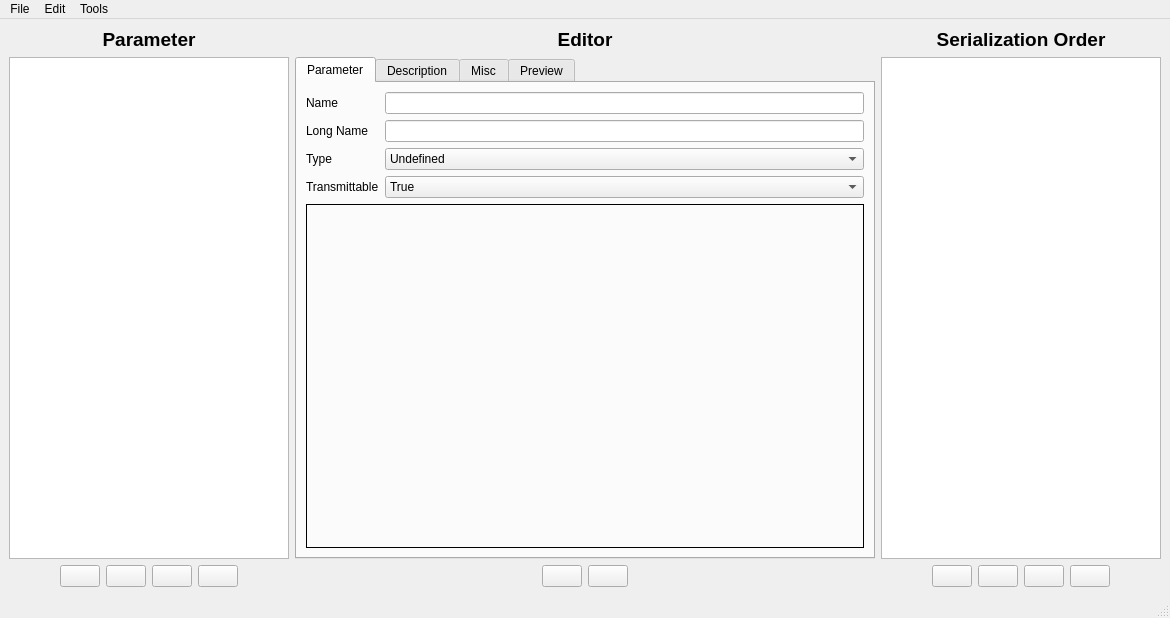
<?xml version="1.0" encoding="UTF-8"?>
<ui version="4.0">
 <class>ParameterEditor</class>
 <widget class="QMainWindow" name="ParameterEditor">
  <property name="geometry">
   <rect>
    <x>0</x>
    <y>0</y>
    <width>1170</width>
    <height>618</height>
   </rect>
  </property>
  <property name="windowTitle">
   <string>FOCBOX Parameter Editor</string>
  </property>
  <property name="windowIcon">
   <iconset resource="res.qrc">
    <normaloff>:/res/icons/Horizontal Settings Mixer-96.png</normaloff>:/res/icons/Horizontal Settings Mixer-96.png</iconset>
  </property>
  <widget class="QWidget" name="centralwidget">
   <layout class="QHBoxLayout" name="horizontalLayout_6" stretch="0,1,0">
    <item>
     <layout class="QVBoxLayout" name="verticalLayout_2">
      <item>
       <widget class="QLabel" name="label">
        <property name="text">
         <string>&lt;html&gt;&lt;head/&gt;&lt;body&gt;&lt;p&gt;&lt;span style=&quot; font-size:14pt; font-weight:600;&quot;&gt;Parameter&lt;/span&gt;&lt;/p&gt;&lt;/body&gt;&lt;/html&gt;</string>
        </property>
        <property name="alignment">
         <set>Qt::AlignCenter</set>
        </property>
       </widget>
      </item>
      <item>
       <widget class="QListWidget" name="paramList">
        <property name="minimumSize">
         <size>
          <width>280</width>
          <height>0</height>
         </size>
        </property>
        <property name="maximumSize">
         <size>
          <width>280</width>
          <height>16777215</height>
         </size>
        </property>
       </widget>
      </item>
      <item>
       <layout class="QHBoxLayout" name="horizontalLayout">
        <item>
         <spacer name="horizontalSpacer_3">
          <property name="orientation">
           <enum>Qt::Horizontal</enum>
          </property>
          <property name="sizeHint" stdset="0">
           <size>
            <width>40</width>
            <height>20</height>
           </size>
          </property>
         </spacer>
        </item>
        <item>
         <widget class="QPushButton" name="paramRemoveButton">
          <property name="toolTip">
           <string>Delete</string>
          </property>
          <property name="text">
           <string/>
          </property>
          <property name="icon">
           <iconset resource="res.qrc">
            <normaloff>:/res/icons/Delete-96.png</normaloff>:/res/icons/Delete-96.png</iconset>
          </property>
         </widget>
        </item>
        <item>
         <widget class="QPushButton" name="paramDownButton">
          <property name="toolTip">
           <string>Move down</string>
          </property>
          <property name="text">
           <string/>
          </property>
          <property name="icon">
           <iconset resource="res.qrc">
            <normaloff>:/res/icons/Down-96.png</normaloff>:/res/icons/Down-96.png</iconset>
          </property>
         </widget>
        </item>
        <item>
         <widget class="QPushButton" name="paramUpButton">
          <property name="toolTip">
           <string>Move up</string>
          </property>
          <property name="text">
           <string/>
          </property>
          <property name="icon">
           <iconset resource="res.qrc">
            <normaloff>:/res/icons/Up-96.png</normaloff>:/res/icons/Up-96.png</iconset>
          </property>
         </widget>
        </item>
        <item>
         <widget class="QPushButton" name="paramOpenButton">
          <property name="toolTip">
           <string>Open in editor</string>
          </property>
          <property name="text">
           <string/>
          </property>
          <property name="icon">
           <iconset resource="res.qrc">
            <normaloff>:/res/icons/Open Folder-96.png</normaloff>:/res/icons/Open Folder-96.png</iconset>
          </property>
         </widget>
        </item>
        <item>
         <spacer name="horizontalSpacer_4">
          <property name="orientation">
           <enum>Qt::Horizontal</enum>
          </property>
          <property name="sizeHint" stdset="0">
           <size>
            <width>40</width>
            <height>20</height>
           </size>
          </property>
         </spacer>
        </item>
       </layout>
      </item>
     </layout>
    </item>
    <item>
     <layout class="QVBoxLayout" name="verticalLayout_7">
      <item>
       <widget class="QLabel" name="label_16">
        <property name="text">
         <string>&lt;html&gt;&lt;head/&gt;&lt;body&gt;&lt;p&gt;&lt;span style=&quot; font-size:14pt; font-weight:600;&quot;&gt;Editor&lt;/span&gt;&lt;/p&gt;&lt;/body&gt;&lt;/html&gt;</string>
        </property>
        <property name="alignment">
         <set>Qt::AlignCenter</set>
        </property>
       </widget>
      </item>
      <item>
       <widget class="QTabWidget" name="tabWidget">
        <property name="currentIndex">
         <number>0</number>
        </property>
        <widget class="QWidget" name="tab">
         <attribute name="title">
          <string>Parameter</string>
         </attribute>
         <layout class="QVBoxLayout" name="verticalLayout_6">
          <item>
           <layout class="QGridLayout" name="gridLayout">
            <item row="2" column="0">
             <widget class="QLabel" name="label_5">
              <property name="text">
               <string>Type</string>
              </property>
             </widget>
            </item>
            <item row="1" column="0">
             <widget class="QLabel" name="label_4">
              <property name="text">
               <string>Long Name</string>
              </property>
             </widget>
            </item>
            <item row="1" column="1">
             <widget class="QLineEdit" name="longNameEdit"/>
            </item>
            <item row="0" column="1">
             <widget class="QLineEdit" name="nameEdit"/>
            </item>
            <item row="2" column="1">
             <widget class="QComboBox" name="typeBox">
              <item>
               <property name="text">
                <string>Undefined</string>
               </property>
              </item>
              <item>
               <property name="text">
                <string>Double</string>
               </property>
              </item>
              <item>
               <property name="text">
                <string>Int</string>
               </property>
              </item>
              <item>
               <property name="text">
                <string>String</string>
               </property>
              </item>
              <item>
               <property name="text">
                <string>Enum</string>
               </property>
              </item>
              <item>
               <property name="text">
                <string>Bool</string>
               </property>
              </item>
             </widget>
            </item>
            <item row="0" column="0">
             <widget class="QLabel" name="label_3">
              <property name="text">
               <string>Name</string>
              </property>
             </widget>
            </item>
            <item row="3" column="0">
             <widget class="QLabel" name="label_13">
              <property name="text">
               <string>Transmittable</string>
              </property>
             </widget>
            </item>
            <item row="3" column="1">
             <widget class="QComboBox" name="transmittableBox">
              <item>
               <property name="text">
                <string>True</string>
               </property>
              </item>
              <item>
               <property name="text">
                <string>False</string>
               </property>
              </item>
             </widget>
            </item>
           </layout>
          </item>
          <item>
           <widget class="QStackedWidget" name="stackedWidget">
            <property name="frameShape">
             <enum>QFrame::Box</enum>
            </property>
            <property name="currentIndex">
             <number>0</number>
            </property>
            <widget class="QWidget" name="page_2"/>
            <widget class="QWidget" name="page">
             <layout class="QVBoxLayout" name="verticalLayout_4">
              <item>
               <layout class="QGridLayout" name="gridLayout_2" columnstretch="0,0,0,0">
                <item row="5" column="0">
                 <widget class="QLabel" name="label_27">
                  <property name="text">
                   <string>Editor Decimals</string>
                  </property>
                 </widget>
                </item>
                <item row="1" column="1" colspan="3">
                 <widget class="QDoubleSpinBox" name="doubleMaxBox">
                  <property name="decimals">
                   <number>8</number>
                  </property>
                  <property name="minimum">
                   <double>-100000000000.000000000000000</double>
                  </property>
                  <property name="maximum">
                   <double>100000000000.000000000000000</double>
                  </property>
                  <property name="value">
                   <double>100.000000000000000</double>
                  </property>
                 </widget>
                </item>
                <item row="0" column="0">
                 <widget class="QLabel" name="label_6">
                  <property name="text">
                   <string>Default Value</string>
                  </property>
                 </widget>
                </item>
                <item row="1" column="0">
                 <widget class="QLabel" name="label_7">
                  <property name="text">
                   <string>Maximum Value</string>
                  </property>
                 </widget>
                </item>
                <item row="0" column="1" colspan="3">
                 <widget class="QDoubleSpinBox" name="doubleValBox">
                  <property name="decimals">
                   <number>8</number>
                  </property>
                  <property name="minimum">
                   <double>-10000000000.000000000000000</double>
                  </property>
                  <property name="maximum">
                   <double>10000000000.000000000000000</double>
                  </property>
                  <property name="value">
                   <double>0.000000000000000</double>
                  </property>
                 </widget>
                </item>
                <item row="7" column="1" colspan="3">
                 <widget class="QComboBox" name="doubleTxTypeBox">
                  <property name="currentIndex">
                   <number>0</number>
                  </property>
                  <item>
                   <property name="text">
                    <string>DOUBLE_16</string>
                   </property>
                  </item>
                  <item>
                   <property name="text">
                    <string>DOUBLE_32</string>
                   </property>
                  </item>
                  <item>
                   <property name="text">
                    <string>DOUBLE_32_AUTO</string>
                   </property>
                  </item>
                 </widget>
                </item>
                <item row="2" column="1" colspan="3">
                 <widget class="QDoubleSpinBox" name="doubleMinBox">
                  <property name="decimals">
                   <number>8</number>
                  </property>
                  <property name="minimum">
                   <double>-100000000000.000000000000000</double>
                  </property>
                  <property name="maximum">
                   <double>100000000000.000000000000000</double>
                  </property>
                  <property name="value">
                   <double>-100.000000000000000</double>
                  </property>
                 </widget>
                </item>
                <item row="6" column="1" colspan="3">
                 <widget class="QLineEdit" name="doubleSuffixEdit"/>
                </item>
                <item row="8" column="1">
                 <widget class="QDoubleSpinBox" name="doubleTxScaleBaseBox">
                  <property name="value">
                   <double>1.000000000000000</double>
                  </property>
                 </widget>
                </item>
                <item row="4" column="0">
                 <widget class="QLabel" name="label_10">
                  <property name="text">
                   <string>Editor Scale</string>
                  </property>
                 </widget>
                </item>
                <item row="7" column="0">
                 <widget class="QLabel" name="label_12">
                  <property name="text">
                   <string>TX Type</string>
                  </property>
                 </widget>
                </item>
                <item row="8" column="0">
                 <widget class="QLabel" name="doubleTxScaleLabel">
                  <property name="text">
                   <string>TX  Scale</string>
                  </property>
                 </widget>
                </item>
                <item row="8" column="2">
                 <widget class="QLabel" name="doubleTxScaleExpLabel">
                  <property name="sizePolicy">
                   <sizepolicy hsizetype="Fixed" vsizetype="Preferred">
                    <horstretch>0</horstretch>
                    <verstretch>0</verstretch>
                   </sizepolicy>
                  </property>
                  <property name="text">
                   <string>x 10^</string>
                  </property>
                 </widget>
                </item>
                <item row="8" column="3">
                 <widget class="QDoubleSpinBox" name="doubleTxScaleExpBox">
                  <property name="decimals">
                   <number>0</number>
                  </property>
                  <property name="minimum">
                   <double>-99.000000000000000</double>
                  </property>
                  <property name="maximum">
                   <double>99.000000000000000</double>
                  </property>
                 </widget>
                </item>
                <item row="3" column="0">
                 <widget class="QLabel" name="label_9">
                  <property name="text">
                   <string>Editor Step</string>
                  </property>
                 </widget>
                </item>
                <item row="2" column="0">
                 <widget class="QLabel" name="label_8">
                  <property name="text">
                   <string>Minimum Value</string>
                  </property>
                 </widget>
                </item>
                <item row="6" column="0">
                 <widget class="QLabel" name="label_11">
                  <property name="text">
                   <string>Suffix</string>
                  </property>
                 </widget>
                </item>
                <item row="4" column="1">
                 <widget class="QDoubleSpinBox" name="doubleEditorScaleBox">
                  <property name="decimals">
                   <number>8</number>
                  </property>
                  <property name="maximum">
                   <double>100000000.000000000000000</double>
                  </property>
                  <property name="value">
                   <double>1.000000000000000</double>
                  </property>
                 </widget>
                </item>
                <item row="4" column="2" colspan="2">
                 <widget class="QCheckBox" name="doubleEditPercentageBox">
                  <property name="text">
                   <string>Edit as Percentage</string>
                  </property>
                 </widget>
                </item>
                <item row="3" column="1">
                 <widget class="QDoubleSpinBox" name="doubleStep">
                  <property name="decimals">
                   <number>8</number>
                  </property>
                  <property name="maximum">
                   <double>100000000.000000000000000</double>
                  </property>
                  <property name="value">
                   <double>1.000000000000000</double>
                  </property>
                 </widget>
                </item>
                <item row="3" column="2" colspan="2">
                 <widget class="QCheckBox" name="doubleShowDisplayBox">
                  <property name="text">
                   <string>Show Display</string>
                  </property>
                 </widget>
                </item>
                <item row="5" column="1" colspan="3">
                 <widget class="QSpinBox" name="doubleDecimalsBox">
                  <property name="maximum">
                   <number>10</number>
                  </property>
                  <property name="value">
                   <number>2</number>
                  </property>
                 </widget>
                </item>
               </layout>
              </item>
              <item>
               <spacer name="verticalSpacer">
                <property name="orientation">
                 <enum>Qt::Vertical</enum>
                </property>
                <property name="sizeHint" stdset="0">
                 <size>
                  <width>20</width>
                  <height>149</height>
                 </size>
                </property>
               </spacer>
              </item>
             </layout>
            </widget>
            <widget class="QWidget" name="page_3">
             <layout class="QVBoxLayout" name="verticalLayout_10">
              <item>
               <layout class="QGridLayout" name="gridLayout_3">
                <item row="0" column="0">
                 <widget class="QLabel" name="label_21">
                  <property name="text">
                   <string>Default Value</string>
                  </property>
                 </widget>
                </item>
                <item row="0" column="1" colspan="2">
                 <widget class="QSpinBox" name="intValBox">
                  <property name="minimum">
                   <number>-100000000</number>
                  </property>
                  <property name="maximum">
                   <number>100000000</number>
                  </property>
                 </widget>
                </item>
                <item row="1" column="0">
                 <widget class="QLabel" name="label_22">
                  <property name="text">
                   <string>Max</string>
                  </property>
                 </widget>
                </item>
                <item row="1" column="1" colspan="2">
                 <widget class="QSpinBox" name="intMaxBox">
                  <property name="minimum">
                   <number>-100000000</number>
                  </property>
                  <property name="maximum">
                   <number>100000000</number>
                  </property>
                  <property name="value">
                   <number>5000</number>
                  </property>
                 </widget>
                </item>
                <item row="2" column="0">
                 <widget class="QLabel" name="label_19">
                  <property name="text">
                   <string>Min</string>
                  </property>
                 </widget>
                </item>
                <item row="2" column="1" colspan="2">
                 <widget class="QSpinBox" name="intMinBox">
                  <property name="minimum">
                   <number>-100000000</number>
                  </property>
                  <property name="maximum">
                   <number>100000000</number>
                  </property>
                  <property name="value">
                   <number>-5000</number>
                  </property>
                 </widget>
                </item>
                <item row="3" column="0">
                 <widget class="QLabel" name="label_20">
                  <property name="text">
                   <string>Editor Step</string>
                  </property>
                 </widget>
                </item>
                <item row="4" column="0">
                 <widget class="QLabel" name="label_18">
                  <property name="text">
                   <string>Editor Scale</string>
                  </property>
                 </widget>
                </item>
                <item row="4" column="2">
                 <widget class="QCheckBox" name="intEditPercentageBox">
                  <property name="text">
                   <string>Edit as Percentage</string>
                  </property>
                 </widget>
                </item>
                <item row="5" column="0">
                 <widget class="QLabel" name="label_15">
                  <property name="text">
                   <string>Suffix</string>
                  </property>
                 </widget>
                </item>
                <item row="6" column="0">
                 <widget class="QLabel" name="label_17">
                  <property name="text">
                   <string>TX Type</string>
                  </property>
                 </widget>
                </item>
                <item row="6" column="1" colspan="2">
                 <widget class="QComboBox" name="intTxTypeBox">
                  <item>
                   <property name="text">
                    <string>UINT_8</string>
                   </property>
                  </item>
                  <item>
                   <property name="text">
                    <string>INT_8</string>
                   </property>
                  </item>
                  <item>
                   <property name="text">
                    <string>UINT_16</string>
                   </property>
                  </item>
                  <item>
                   <property name="text">
                    <string>INT_16</string>
                   </property>
                  </item>
                  <item>
                   <property name="text">
                    <string>UINT_32</string>
                   </property>
                  </item>
                  <item>
                   <property name="text">
                    <string>INT_32</string>
                   </property>
                  </item>
                 </widget>
                </item>
                <item row="5" column="1" colspan="2">
                 <widget class="QLineEdit" name="intSuffixEdit"/>
                </item>
                <item row="3" column="1">
                 <widget class="QSpinBox" name="intStepBox">
                  <property name="minimum">
                   <number>-100000000</number>
                  </property>
                  <property name="maximum">
                   <number>100000000</number>
                  </property>
                  <property name="value">
                   <number>1</number>
                  </property>
                 </widget>
                </item>
                <item row="3" column="2">
                 <widget class="QCheckBox" name="intShowDisplayBox">
                  <property name="text">
                   <string>Show Display</string>
                  </property>
                 </widget>
                </item>
                <item row="4" column="1">
                 <widget class="QDoubleSpinBox" name="intEditorScaleBox">
                  <property name="decimals">
                   <number>8</number>
                  </property>
                  <property name="maximum">
                   <double>100000000.000000000000000</double>
                  </property>
                  <property name="value">
                   <double>1.000000000000000</double>
                  </property>
                 </widget>
                </item>
               </layout>
              </item>
              <item>
               <spacer name="verticalSpacer_2">
                <property name="orientation">
                 <enum>Qt::Vertical</enum>
                </property>
                <property name="sizeHint" stdset="0">
                 <size>
                  <width>20</width>
                  <height>76</height>
                 </size>
                </property>
               </spacer>
              </item>
             </layout>
            </widget>
            <widget class="QWidget" name="page_4">
             <layout class="QVBoxLayout" name="verticalLayout_12">
              <item>
               <layout class="QHBoxLayout" name="horizontalLayout_4">
                <item>
                 <widget class="QLabel" name="label_23">
                  <property name="text">
                   <string>Default Value</string>
                  </property>
                 </widget>
                </item>
                <item>
                 <widget class="QLineEdit" name="stringValEdit"/>
                </item>
               </layout>
              </item>
              <item>
               <spacer name="verticalSpacer_3">
                <property name="orientation">
                 <enum>Qt::Vertical</enum>
                </property>
                <property name="sizeHint" stdset="0">
                 <size>
                  <width>20</width>
                  <height>394</height>
                 </size>
                </property>
               </spacer>
              </item>
             </layout>
            </widget>
            <widget class="QWidget" name="page_5">
             <layout class="QVBoxLayout" name="verticalLayout_13">
              <item>
               <widget class="QListWidget" name="enumList"/>
              </item>
              <item>
               <layout class="QHBoxLayout" name="horizontalLayout_5">
                <item>
                 <spacer name="horizontalSpacer">
                  <property name="orientation">
                   <enum>Qt::Horizontal</enum>
                  </property>
                  <property name="sizeHint" stdset="0">
                   <size>
                    <width>40</width>
                    <height>20</height>
                   </size>
                  </property>
                 </spacer>
                </item>
                <item>
                 <widget class="QPushButton" name="enumRemoveButton">
                  <property name="toolTip">
                   <string>Delete</string>
                  </property>
                  <property name="text">
                   <string/>
                  </property>
                  <property name="icon">
                   <iconset resource="res.qrc">
                    <normaloff>:/res/icons/Delete-96.png</normaloff>:/res/icons/Delete-96.png</iconset>
                  </property>
                 </widget>
                </item>
                <item>
                 <widget class="QPushButton" name="enumMoveDownButton">
                  <property name="toolTip">
                   <string>Move down</string>
                  </property>
                  <property name="text">
                   <string/>
                  </property>
                  <property name="icon">
                   <iconset resource="res.qrc">
                    <normaloff>:/res/icons/Down-96.png</normaloff>:/res/icons/Down-96.png</iconset>
                  </property>
                 </widget>
                </item>
                <item>
                 <widget class="QPushButton" name="enumMoveUpButton">
                  <property name="toolTip">
                   <string>Move up</string>
                  </property>
                  <property name="text">
                   <string/>
                  </property>
                  <property name="icon">
                   <iconset resource="res.qrc">
                    <normaloff>:/res/icons/Up-96.png</normaloff>:/res/icons/Up-96.png</iconset>
                  </property>
                 </widget>
                </item>
                <item>
                 <widget class="QPushButton" name="enumAddButton">
                  <property name="toolTip">
                   <string>Add new</string>
                  </property>
                  <property name="text">
                   <string/>
                  </property>
                  <property name="icon">
                   <iconset resource="res.qrc">
                    <normaloff>:/res/icons/Plus Math-96.png</normaloff>:/res/icons/Plus Math-96.png</iconset>
                  </property>
                 </widget>
                </item>
                <item>
                 <spacer name="horizontalSpacer_8">
                  <property name="orientation">
                   <enum>Qt::Horizontal</enum>
                  </property>
                  <property name="sizeHint" stdset="0">
                   <size>
                    <width>40</width>
                    <height>20</height>
                   </size>
                  </property>
                 </spacer>
                </item>
               </layout>
              </item>
             </layout>
            </widget>
            <widget class="QWidget" name="page_6">
             <layout class="QVBoxLayout" name="verticalLayout_5">
              <item>
               <layout class="QHBoxLayout" name="horizontalLayout_7" stretch="0,1">
                <item>
                 <widget class="QLabel" name="label_24">
                  <property name="text">
                   <string>Default Value</string>
                  </property>
                 </widget>
                </item>
                <item>
                 <widget class="QComboBox" name="boolBox">
                  <item>
                   <property name="text">
                    <string>False</string>
                   </property>
                  </item>
                  <item>
                   <property name="text">
                    <string>True</string>
                   </property>
                  </item>
                 </widget>
                </item>
               </layout>
              </item>
              <item>
               <spacer name="verticalSpacer_4">
                <property name="orientation">
                 <enum>Qt::Vertical</enum>
                </property>
                <property name="sizeHint" stdset="0">
                 <size>
                  <width>20</width>
                  <height>288</height>
                 </size>
                </property>
               </spacer>
              </item>
             </layout>
            </widget>
           </widget>
          </item>
         </layout>
        </widget>
        <widget class="QWidget" name="tab_2">
         <attribute name="title">
          <string>Description</string>
         </attribute>
         <layout class="QVBoxLayout" name="verticalLayout_3">
          <item>
           <widget class="MRichTextEdit" name="descriptionEdit" native="true"/>
          </item>
         </layout>
        </widget>
        <widget class="QWidget" name="tab_3">
         <attribute name="title">
          <string>Misc</string>
         </attribute>
         <layout class="QVBoxLayout" name="verticalLayout_8">
          <item>
           <layout class="QGridLayout" name="gridLayout_4">
            <item row="0" column="0">
             <widget class="QLabel" name="label_25">
              <property name="text">
               <string>C Define</string>
              </property>
             </widget>
            </item>
            <item row="0" column="1">
             <widget class="QLineEdit" name="cDefineEdit"/>
            </item>
           </layout>
          </item>
          <item>
           <spacer name="verticalSpacer_5">
            <property name="orientation">
             <enum>Qt::Vertical</enum>
            </property>
            <property name="sizeHint" stdset="0">
             <size>
              <width>20</width>
              <height>415</height>
             </size>
            </property>
           </spacer>
          </item>
         </layout>
        </widget>
        <widget class="QWidget" name="tab_4">
         <attribute name="title">
          <string>Preview</string>
         </attribute>
         <layout class="QVBoxLayout" name="verticalLayout_9">
          <item>
           <widget class="QLabel" name="label_26">
            <property name="text">
             <string>&lt;html&gt;&lt;head/&gt;&lt;body&gt;&lt;p&gt;This is what the editor of this parameter is going to look like. This preview is updated when a parameter is opened for editing, and when changes are saved.&lt;/p&gt;&lt;/body&gt;&lt;/html&gt;</string>
            </property>
            <property name="alignment">
             <set>Qt::AlignCenter</set>
            </property>
            <property name="wordWrap">
             <bool>true</bool>
            </property>
           </widget>
          </item>
          <item>
           <widget class="ParamTable" name="previewTable"/>
          </item>
         </layout>
        </widget>
       </widget>
      </item>
      <item>
       <layout class="QHBoxLayout" name="horizontalLayout_3">
        <item>
         <spacer name="horizontalSpacer_2">
          <property name="orientation">
           <enum>Qt::Horizontal</enum>
          </property>
          <property name="sizeHint" stdset="0">
           <size>
            <width>40</width>
            <height>20</height>
           </size>
          </property>
         </spacer>
        </item>
        <item>
         <widget class="QPushButton" name="paramResetButton">
          <property name="sizePolicy">
           <sizepolicy hsizetype="Fixed" vsizetype="Fixed">
            <horstretch>0</horstretch>
            <verstretch>0</verstretch>
           </sizepolicy>
          </property>
          <property name="toolTip">
           <string>Reset editor</string>
          </property>
          <property name="text">
           <string/>
          </property>
          <property name="icon">
           <iconset resource="res.qrc">
            <normaloff>:/res/icons/Delete-96.png</normaloff>:/res/icons/Delete-96.png</iconset>
          </property>
         </widget>
        </item>
        <item>
         <widget class="QPushButton" name="paramSaveButton">
          <property name="sizePolicy">
           <sizepolicy hsizetype="Fixed" vsizetype="Fixed">
            <horstretch>0</horstretch>
            <verstretch>0</verstretch>
           </sizepolicy>
          </property>
          <property name="toolTip">
           <string>&lt;html&gt;&lt;head/&gt;&lt;body&gt;&lt;p&gt;Save changes (or make new parameter if this name does not exist)&lt;/p&gt;&lt;/body&gt;&lt;/html&gt;</string>
          </property>
          <property name="text">
           <string/>
          </property>
          <property name="icon">
           <iconset resource="res.qrc">
            <normaloff>:/res/icons/Save-96.png</normaloff>:/res/icons/Save-96.png</iconset>
          </property>
          <property name="shortcut">
           <string>Ctrl+S</string>
          </property>
         </widget>
        </item>
        <item>
         <spacer name="horizontalSpacer_7">
          <property name="orientation">
           <enum>Qt::Horizontal</enum>
          </property>
          <property name="sizeHint" stdset="0">
           <size>
            <width>40</width>
            <height>20</height>
           </size>
          </property>
         </spacer>
        </item>
       </layout>
      </item>
     </layout>
    </item>
    <item>
     <layout class="QVBoxLayout" name="verticalLayout">
      <item>
       <widget class="QLabel" name="label_2">
        <property name="text">
         <string>&lt;html&gt;&lt;head/&gt;&lt;body&gt;&lt;p&gt;&lt;span style=&quot; font-size:14pt; font-weight:600;&quot;&gt;Serialization Order&lt;/span&gt;&lt;/p&gt;&lt;/body&gt;&lt;/html&gt;</string>
        </property>
        <property name="alignment">
         <set>Qt::AlignCenter</set>
        </property>
       </widget>
      </item>
      <item>
       <widget class="QListWidget" name="paramSerialOrderList">
        <property name="minimumSize">
         <size>
          <width>280</width>
          <height>0</height>
         </size>
        </property>
        <property name="maximumSize">
         <size>
          <width>280</width>
          <height>16777215</height>
         </size>
        </property>
       </widget>
      </item>
      <item>
       <layout class="QHBoxLayout" name="horizontalLayout_2">
        <item>
         <spacer name="horizontalSpacer_5">
          <property name="orientation">
           <enum>Qt::Horizontal</enum>
          </property>
          <property name="sizeHint" stdset="0">
           <size>
            <width>40</width>
            <height>20</height>
           </size>
          </property>
         </spacer>
        </item>
        <item>
         <widget class="QPushButton" name="serRemoveButton">
          <property name="toolTip">
           <string>Delete</string>
          </property>
          <property name="text">
           <string/>
          </property>
          <property name="icon">
           <iconset resource="res.qrc">
            <normaloff>:/res/icons/Delete-96.png</normaloff>:/res/icons/Delete-96.png</iconset>
          </property>
         </widget>
        </item>
        <item>
         <widget class="QPushButton" name="serDownButton">
          <property name="toolTip">
           <string>Move down</string>
          </property>
          <property name="text">
           <string/>
          </property>
          <property name="icon">
           <iconset resource="res.qrc">
            <normaloff>:/res/icons/Down-96.png</normaloff>:/res/icons/Down-96.png</iconset>
          </property>
         </widget>
        </item>
        <item>
         <widget class="QPushButton" name="serUpButton">
          <property name="toolTip">
           <string>Move up</string>
          </property>
          <property name="text">
           <string/>
          </property>
          <property name="icon">
           <iconset resource="res.qrc">
            <normaloff>:/res/icons/Up-96.png</normaloff>:/res/icons/Up-96.png</iconset>
          </property>
         </widget>
        </item>
        <item>
         <widget class="QPushButton" name="serAddButton">
          <property name="toolTip">
           <string>Add new</string>
          </property>
          <property name="text">
           <string/>
          </property>
          <property name="icon">
           <iconset resource="res.qrc">
            <normaloff>:/res/icons/Plus Math-96.png</normaloff>:/res/icons/Plus Math-96.png</iconset>
          </property>
         </widget>
        </item>
        <item>
         <spacer name="horizontalSpacer_6">
          <property name="orientation">
           <enum>Qt::Horizontal</enum>
          </property>
          <property name="sizeHint" stdset="0">
           <size>
            <width>40</width>
            <height>20</height>
           </size>
          </property>
         </spacer>
        </item>
       </layout>
      </item>
     </layout>
    </item>
   </layout>
  </widget>
  <widget class="QMenuBar" name="menubar">
   <property name="geometry">
    <rect>
     <x>0</x>
     <y>0</y>
     <width>1170</width>
     <height>22</height>
    </rect>
   </property>
   <widget class="QMenu" name="menuFile">
    <property name="title">
     <string>File</string>
    </property>
    <addaction name="actionLoad_XML"/>
    <addaction name="actionSave_XML_as"/>
   </widget>
   <widget class="QMenu" name="menuEdit">
    <property name="title">
     <string>Edit</string>
    </property>
    <addaction name="actionDeleteAll"/>
   </widget>
   <widget class="QMenu" name="menuTools">
    <property name="title">
     <string>Tools</string>
    </property>
    <addaction name="actionCalculatePacketSize"/>
   </widget>
   <addaction name="menuFile"/>
   <addaction name="menuEdit"/>
   <addaction name="menuTools"/>
  </widget>
  <widget class="QStatusBar" name="statusBar"/>
  <action name="actionLoad_XML">
   <property name="icon">
    <iconset resource="res.qrc">
     <normaloff>:/res/icons/Open Folder-96.png</normaloff>:/res/icons/Open Folder-96.png</iconset>
   </property>
   <property name="text">
    <string>Load XML</string>
   </property>
  </action>
  <action name="actionSave_XML_as">
   <property name="icon">
    <iconset resource="res.qrc">
     <normaloff>:/res/icons/Save as-96.png</normaloff>:/res/icons/Save as-96.png</iconset>
   </property>
   <property name="text">
    <string>Save XML as...</string>
   </property>
  </action>
  <action name="actionDeleteAll">
   <property name="icon">
    <iconset resource="res.qrc">
     <normaloff>:/res/icons/Delete-96.png</normaloff>:/res/icons/Delete-96.png</iconset>
   </property>
   <property name="text">
    <string>Delete All Data</string>
   </property>
  </action>
  <action name="actionCalculatePacketSize">
   <property name="icon">
    <iconset resource="res.qrc">
     <normaloff>:/res/icons/Calculator-96.png</normaloff>:/res/icons/Calculator-96.png</iconset>
   </property>
   <property name="text">
    <string>Calculate Packet Size</string>
   </property>
  </action>
 </widget>
 <customwidgets>
  <customwidget>
   <class>MRichTextEdit</class>
   <extends>QWidget</extends>
   <header>widgets/mrichtextedit.h</header>
   <container>1</container>
  </customwidget>
  <customwidget>
   <class>ParamTable</class>
   <extends>QTableWidget</extends>
   <header>widgets/paramtable.h</header>
  </customwidget>
 </customwidgets>
 <resources>
  <include location="res.qrc"/>
 </resources>
 <connections>
  <connection>
   <sender>typeBox</sender>
   <signal>currentIndexChanged(int)</signal>
   <receiver>stackedWidget</receiver>
   <slot>setCurrentIndex(int)</slot>
   <hints>
    <hint type="sourcelabel">
     <x>588</x>
     <y>203</y>
    </hint>
    <hint type="destinationlabel">
     <x>587</x>
     <y>226</y>
    </hint>
   </hints>
  </connection>
 </connections>
</ui>
